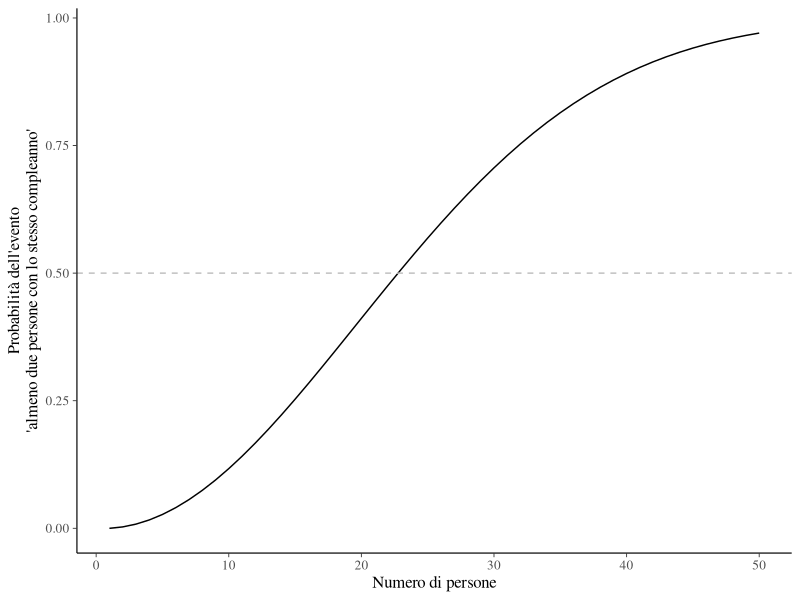

Generate this figure with R:
## ---- chunk 1
suppressPackageStartupMessages({
  library("tidyverse")
  library("bayesplot")
})

theme_set(bayesplot::theme_default(base_size = 12))
bayesplot::color_scheme_set("gray")
set.seed(84735)

knitr::opts_chunk$set(
  collapse = TRUE,
  tidy = 'styler',
  fig.width = 6,
  fig.asp = 0.618 # 1 / phi
)
## ---- chunk 2
pbirthday <- function(k) {
  # k = number of people in the room
  pvec <- numeric(k) # numeric vector to store probabilities
  for (i in 1:k) {
    q <- (366 - (1:i)) / 365 
    pvec[i] <- 1 - prod(q) # prob(matches)
  }
  pvec
}
## ---- chunk 3
k <- 50
tibble(
  x = 1:50,
  pvec = pbirthday(k)
) %>%
  ggplot(
    aes(x = x, y = pvec)
  ) +
  geom_line() +
  geom_hline(yintercept = 0.5, linetype = "dashed", color = "gray") +
  labs(
    x = "Numero di persone",
    y = "Probabilità dell'evento\n'almeno due persone con lo stesso compleanno'"
  )
## ---- chunk 4
1 - (365/365) * (364/365) * (363/365) 
## ---- chunk 5
pbirthday(3)[3]
## ---- chunk 6
k <- 22
pbirthday(k)[k]
## ---- chunk 7
k <- 23
pbirthday(k)[k]
## ---- chunk 8
utils::sessionInfo()
